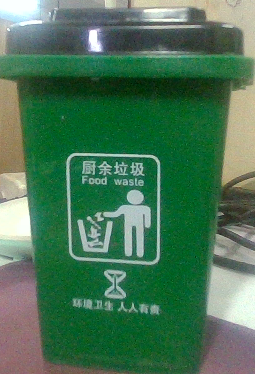
//> input picture Opencv/images/origin/5.png, 255 x 374 px
$ ./test10   (built with g++ and OpenCV 4)
//> lines starting //> are read from the running program, lines starting //| are printed output that depends on the picture; after the words box and inside, x2 and y2 are one past the last pixel; in counts of white or black regions, pixels touching at a corner belong together
#include <opencv2/opencv.hpp>
#include <opencv2/imgproc.hpp>
#include <opencv2/highgui.hpp>
#include <iostream>

using namespace std;
using namespace cv;

// 模板匹配函数
Point matchTemplateInImage(const Mat& image, const Mat& templ, double& maxVal) {
    Mat result;
    // 检查并转换图像为灰度图像
    if (image.channels() == 3) {
        cv::cvtColor(image, image, cv::COLOR_BGR2GRAY);
    }
    if (templ.channels() == 3) {
        cv::cvtColor(templ, templ, cv::COLOR_BGR2GRAY);
    }

    // 确保它们都是 CV_8U
    if (image.depth() != CV_8U) {
        image.convertTo(image, CV_8U);
    }
    if (templ.depth() != CV_8U) {
        templ.convertTo(templ, CV_8U);
    }

    matchTemplate(image, templ, result, TM_CCOEFF_NORMED);

    // 找到匹配位置
    double minVal;
    Point minLoc, maxLoc;
    minMaxLoc(result, &minVal, &maxVal, &minLoc, &maxLoc);

    return maxLoc;
}

int main() {
    // 载入模板图像
    Mat templ = imread("/home/wys/Desktop/Project/VisionProject/Opencv/images/origin/5.png", IMREAD_GRAYSCALE);
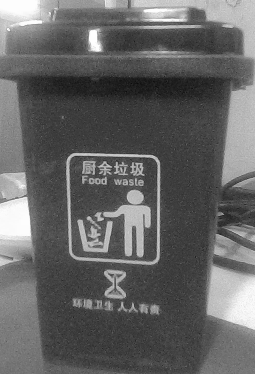
//> templ: 374 rows x 255 cols, CV_8UC1; min 11, max 255, mean 100.1
    if (templ.empty()) {
        cout << "Error: Unable to load template image" << endl;
        return -1;
    }
    cv::resize(templ, templ, Size(640, 480));  // 缩放模板图像，以便匹配速度更快
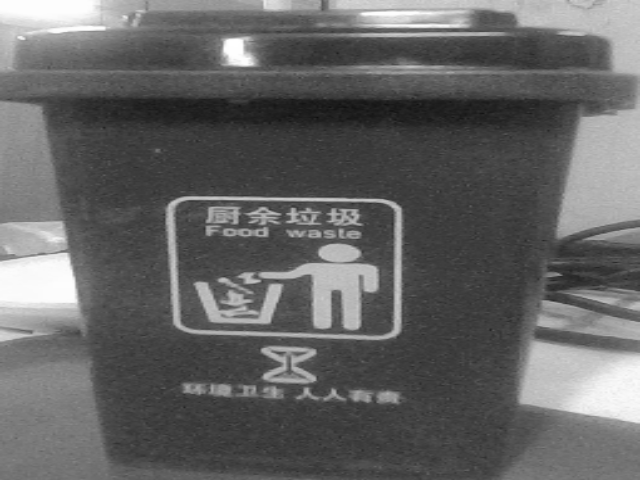
//> templ: 480 rows x 640 cols, CV_8UC1; min 14, max 255, mean 99.9
    // 载入视频流
    VideoCapture cap(2);
    if (!cap.isOpened()) {
        cout << "Error: Unable to open video capture device" << endl;
        return -1;
    }
    Mat frame, grayFrame;
    while (true) {
        cap >> frame;  // 获取帧
//> frame is the input picture: 374 rows x 255 cols, CV_8UC3; mean B, G, R 86.7, 117.2, 73.2
        cv::resize(frame, frame, Size(640, 480));
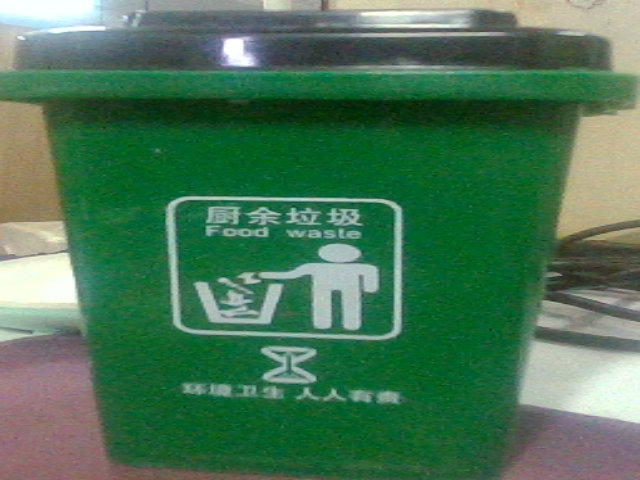
//> frame: 480 rows x 640 cols, CV_8UC3; mean B, G, R 86.5, 117.1, 73.1

        if (frame.empty()) {
            cout << "Error: Frame capture failed" << endl;
            break;
        }

        cvtColor(frame, grayFrame, COLOR_BGR2GRAY);

        // 模板匹配
        double maxVal;
        Point matchLoc = matchTemplateInImage(grayFrame, templ, maxVal);
//> in matchTemplateInImage, `matchTemplate(image, templ, result, TM_CCOEFF_NORMED);`: result = [1]
//> in matchTemplateInImage, `minMaxLoc(result, &minVal, &maxVal, &minLoc, &maxLoc);`: minVal = 1; minLoc = Point(0, 0)
//> maxVal = 1; matchLoc = Point(0, 0)

        // 如果匹配结果好于阈值，绘制匹配区域
        if (maxVal > 0.7) {  // 设置阈值为0.7，可以根据需要调整
            rectangle(frame, matchLoc, Point(matchLoc.x + templ.cols, matchLoc.y + templ.rows), Scalar(0, 255, 0), 2);
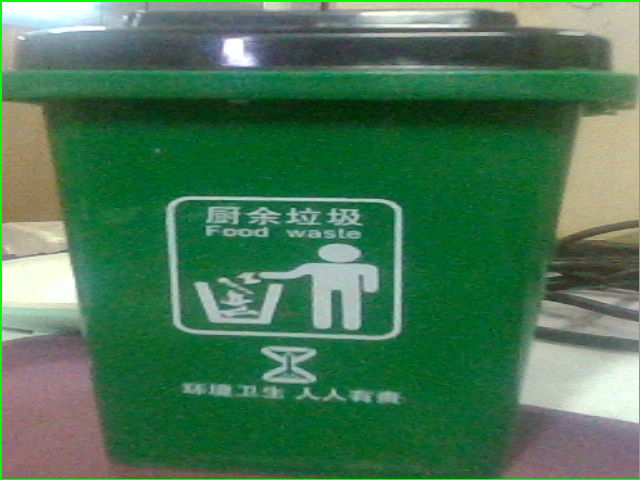
//> frame: 480 rows x 640 cols, CV_8UC3; 1.09% of pixels changed, all inside (x1, y1, x2, y2) = (0, 0, 640, 480)
        }

        imshow("Template Matching", frame);
        if (waitKey(30) >= 0) break;  // 按键退出
//> the Esc key is pressed
    }

    return 0;
}

$ run again, on Opencv/images/origin/10.png
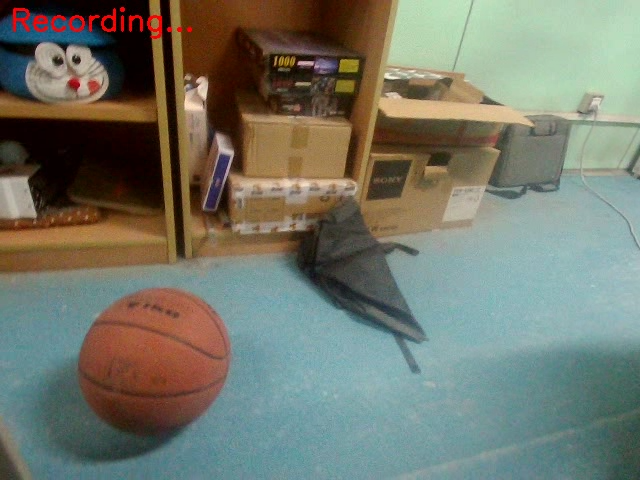
//> input picture Opencv/images/origin/10.png, 640 x 480 px, given in place of 5.png, which was not available
//> `Mat templ = imread("/home/wys/Desktop/Project/VisionProject/Opencv/ima..`:
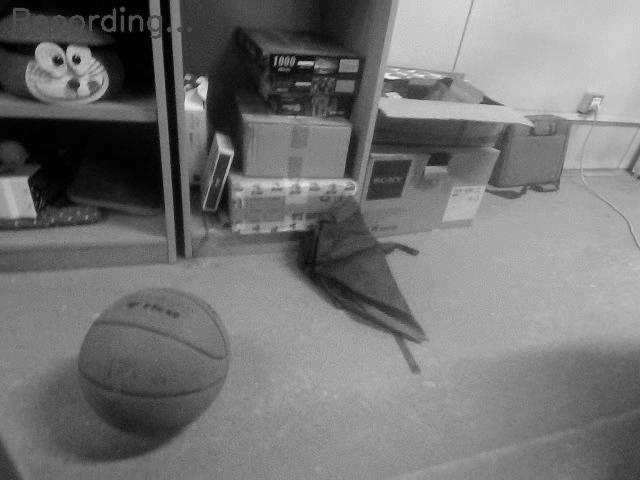
//> templ: 480 rows x 640 cols, CV_8UC1; min 0, max 247, mean 116.4
//> frame is the input picture: 480 rows x 640 cols, CV_8UC3; mean B, G, R 106.5, 119.3, 116
//> result = [1]
//> in matchTemplateInImage, `minMaxLoc(result, &minVal, &maxVal, &minLoc, &maxLoc);`: minVal = 1; minLoc = Point(0, 0)
//> `Point matchLoc = matchTemplateInImage(grayFrame, templ, maxVal);`: maxVal = 1; matchLoc = Point(0, 0)
//> `rectangle(frame, matchLoc, Point(matchLoc.x + templ.cols, matchLoc.y +..`:
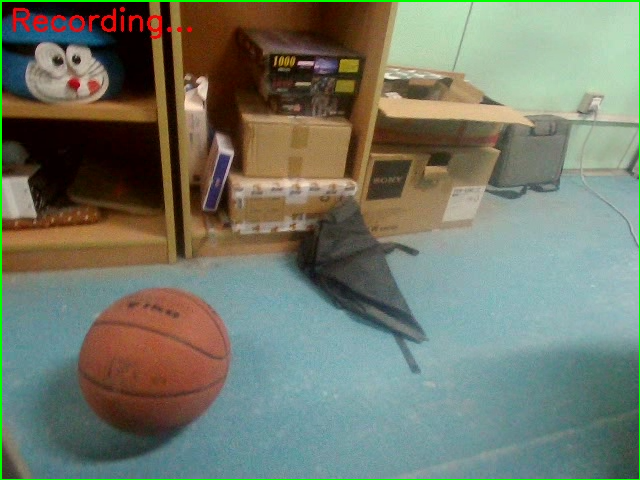
//> frame: 480 rows x 640 cols, CV_8UC3; 1.09% of pixels changed, all inside (x1, y1, x2, y2) = (0, 0, 640, 480)

$ run again, on Opencv/images/origin/11.png
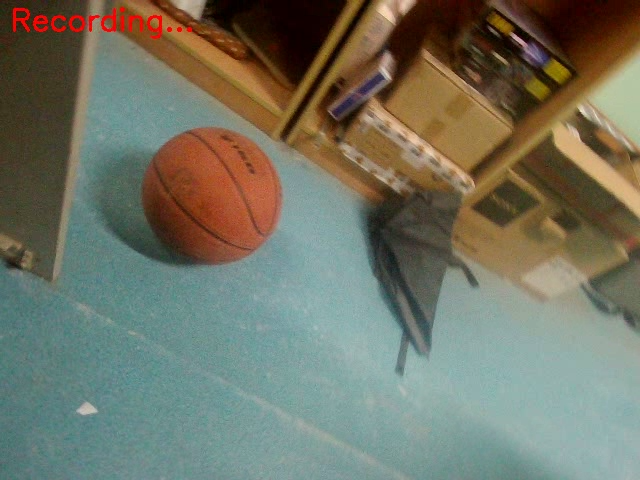
//> input picture Opencv/images/origin/11.png, 640 x 480 px, given in place of 5.png, which was not available
//> `Mat templ = imread("/home/wys/Desktop/Project/VisionProject/Opencv/ima..`:
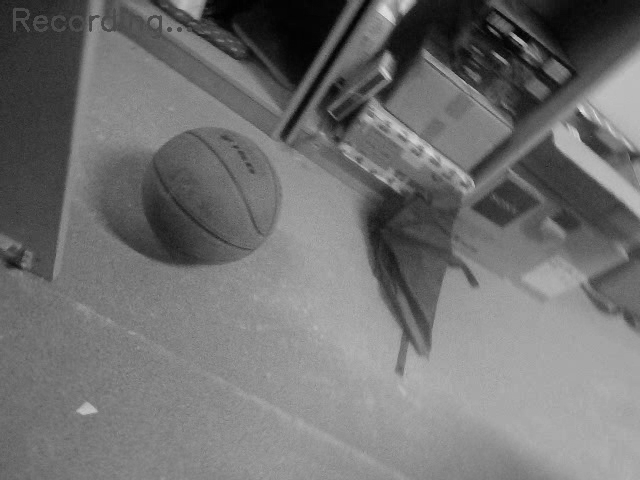
//> templ: 480 rows x 640 cols, CV_8UC1; min 0, max 230, mean 113.2
//> frame is the input picture: 480 rows x 640 cols, CV_8UC3; mean B, G, R 100.1, 115.9, 114.4
//> result = [1]
//> in matchTemplateInImage, `minMaxLoc(result, &minVal, &maxVal, &minLoc, &maxLoc);`: minVal = 1; minLoc = Point(0, 0)
//> `Point matchLoc = matchTemplateInImage(grayFrame, templ, maxVal);`: maxVal = 1; matchLoc = Point(0, 0)
//> `rectangle(frame, matchLoc, Point(matchLoc.x + templ.cols, matchLoc.y +..`:
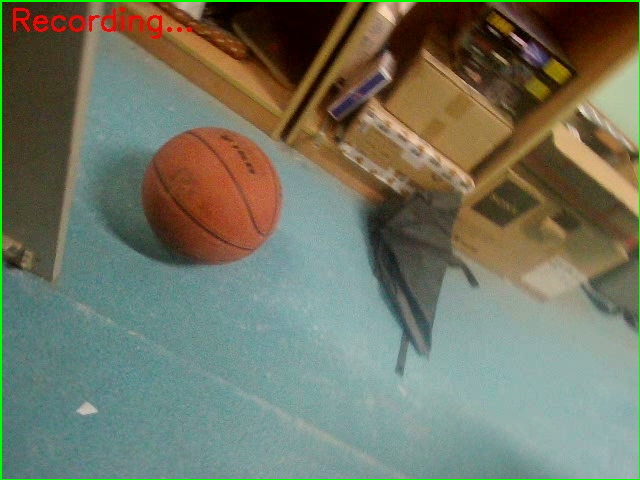
//> frame: 480 rows x 640 cols, CV_8UC3; 1.09% of pixels changed, all inside (x1, y1, x2, y2) = (0, 0, 640, 480)
